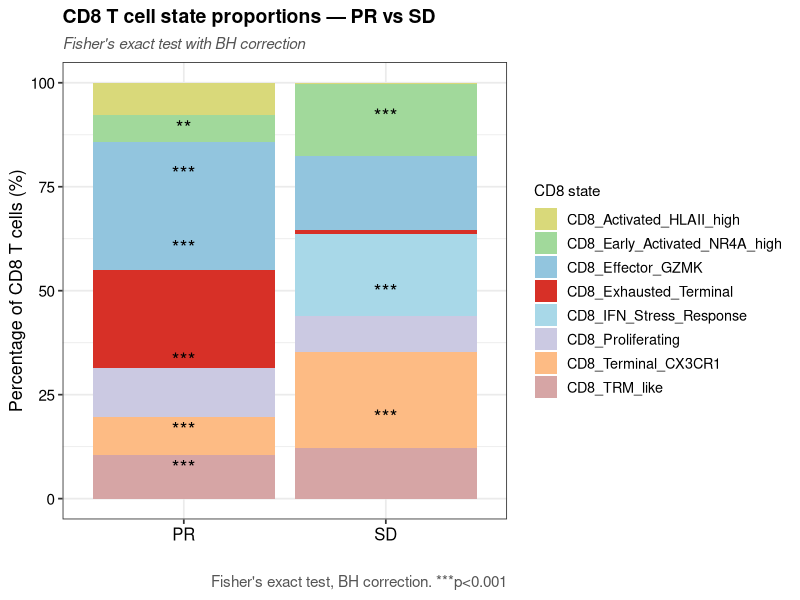

The R script that drew this image:
# ============================================================
# 23b_ProportionTest_ImmunoT.R
# Chi-square test sur les proportions CD8 — PR vs SD
# Tous les clusters CD8
# ============================================================

library(ggplot2)
library(tidyr)

fig_dir <- "Results/figures"
dir.create(fig_dir, showWarnings = FALSE, recursive = TRUE)

# -----------------------------
# Contingency table — tous les clusters
# -----------------------------
counts <- matrix(
  c(1236,   16,   # CD8_Activated_HLAII_high
    1054,  755,   # CD8_Early_Activated_NR4A_high
    4914,  767,   # CD8_Effector_GZMK
    3741,   41,   # CD8_Exhausted_Terminal
    27,  860,   # CD8_IFN_Stress_Response
    1866,  375,   # CD8_Proliferating
    1465, 1007,   # CD8_Terminal_CX3CR1
    1667,  528),  # CD8_TRM_like
  nrow = 8, byrow = TRUE,
  dimnames = list(
    c("CD8_Activated_HLAII_high", "CD8_Early_Activated_NR4A_high",
      "CD8_Effector_GZMK", "CD8_Exhausted_Terminal",
      "CD8_IFN_Stress_Response", "CD8_Proliferating",
      "CD8_Terminal_CX3CR1", "CD8_TRM_like"),
    c("PR", "SD")
  )
)

# -----------------------------
# Global chi-square test
# -----------------------------
chi_test <- chisq.test(counts)
cat("Chi-square test:\n")
print(chi_test)

# -----------------------------
# Pairwise Fisher tests per cluster
# -----------------------------
results <- data.frame()

for (cluster in rownames(counts)) {
  in_cluster  <- counts[cluster, ]
  out_cluster <- colSums(counts) - in_cluster
  mat <- rbind(in_cluster, out_cluster)
  ft  <- fisher.test(mat)
  results <- rbind(results, data.frame(
    cluster = cluster,
    PR      = counts[cluster, "PR"],
    SD      = counts[cluster, "SD"],
    OR      = round(ft$estimate, 3),
    p_value = round(ft$p.value, 4),
    p_adj   = NA
  ))
}

results$p_adj <- round(p.adjust(results$p_value, method = "BH"), 4)
results$sig   <- ifelse(results$p_adj < 0.001, "***",
                        ifelse(results$p_adj < 0.01,  "**",
                               ifelse(results$p_adj < 0.05,  "*", "ns")))

cat("\nPairwise Fisher tests:\n")
print(results)

# -----------------------------
# Colors — palette ImmunoT
# -----------------------------
cluster_colors <- c(
    "CD8_Effector_GZMK"             = "#92C5DE",  
    "CD8_Exhausted_Terminal"        = "#D73027",  
    "CD8_Terminal_CX3CR1"           = "#FDBB84",  
    "CD8_Proliferating"             = "#CBC9E2",  
    "CD8_TRM_like"                  = "#D6A5A5",  
    "CD8_Early_Activated_NR4A_high" = "#A1D99B",  
    "CD8_Activated_HLAII_high"      = "#D9D97A",  
    "CD8_IFN_Stress_Response"       = "#A8D8E8"
)

# -----------------------------
# Plot
# -----------------------------
total_n <- colSums(counts)
df_plot <- as.data.frame(counts)
df_plot$cluster <- rownames(counts)
df_plot$prop_PR <- df_plot$PR / total_n["PR"] * 100
df_plot$prop_SD <- df_plot$SD / total_n["SD"] * 100

df_long <- pivot_longer(df_plot,
                        cols      = c("prop_PR", "prop_SD"),
                        names_to  = "condition",
                        values_to = "proportion")
df_long$condition <- ifelse(df_long$condition == "prop_PR", "PR", "SD")
df_long$condition <- factor(df_long$condition, levels = c("PR", "SD"))
df_long <- merge(df_long, results[, c("cluster", "sig")], by = "cluster")

p <- ggplot(df_long, aes(x = condition, y = proportion, fill = cluster)) +
  geom_bar(stat = "identity", position = "stack") +
  scale_fill_manual(values = cluster_colors) +
  theme_bw(base_size = 13) +
  theme(
    axis.text.x      = element_text(size = 12, color = "#000000"),
    axis.text.y      = element_text(size = 11, color = "#000000"),
    legend.title     = element_text(size = 11),
    plot.title       = element_text(size = 14, face = "bold", color = "#000000"),
    plot.subtitle    = element_text(size = 11, color = "#555555", face = "italic"),
    plot.caption     = element_text(size = 11, color = "#555555")
  ) +
  labs(
    x        = "",
    y        = "Percentage of CD8 T cells (%)",
    fill     = "CD8 state",
    title    = "CD8 T cell state proportions — PR vs SD",
    subtitle = "Fisher's exact test with BH correction",
    caption  = "Fisher's exact test, BH correction. ***p<0.001"
  )

# Star positions (proportion) = visual midpoint of each colored zone on the barplot
# To adjust: look at the barplot, estimate the center of the cluster's zone
# Example: if CD8_Exhausted_Terminal spans 38%-57% in PR, set proportion = 47
# condition = the condition where the cluster is enriched (OR > 1 = PR, OR < 1 = SD)
sig_data <- data.frame(
  cluster    = c("CD8_Activated_HLAII_high", "CD8_Early_Activated_NR4A_high",
                 "CD8_Effector_GZMK", "CD8_Exhausted_Terminal",
                 "CD8_Proliferating", "CD8_TRM_like",
                 "CD8_Early_Activated_NR4A_high", "CD8_IFN_Stress_Response",
                 "CD8_Terminal_CX3CR1"),
  condition  = c("PR", "PR", "PR", "PR", "PR", "PR", "SD", "SD", "SD"),
  proportion = c(3.9, 13, 29.7, 56.8, 74.6, 85.6, 16, 46.2, 88.4),
  sig        = c("***", "***", "***", "***", "***", "**", "***", "***", "***")
)

p <- p + geom_text(
  data        = sig_data,
  aes(x = condition, y = proportion, label = sig),
  inherit.aes = FALSE,
  size        = 5,
  color       = "#000000",
  vjust       = -0.5
)


ggsave(file.path(fig_dir, "19_ProportionTest_ImmunoT.png"),
       p, width = 8, height = 6, dpi = 450, bg = "white")

cat("\nDone\n")
